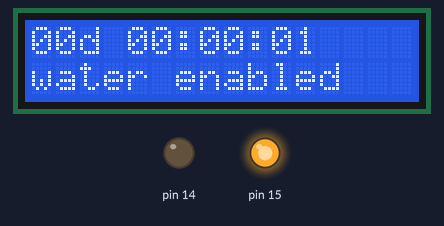
Recording of a sketch running on a simulated Arduino Uno, built with avr-gcc and run on an emulated ATmega328P. Parts: 16×2 character LCD, output pins drawn as LEDs (lit = HIGH).

Above: at 1.1 s.
At 10.3 s:
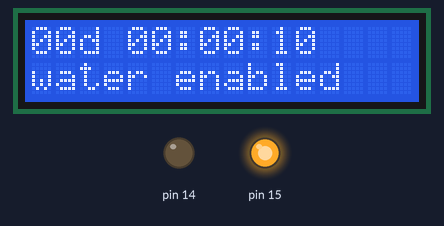
At 19.4 s:
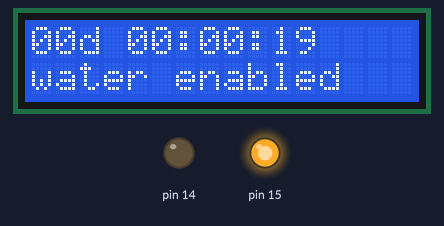
At 38.6 s:
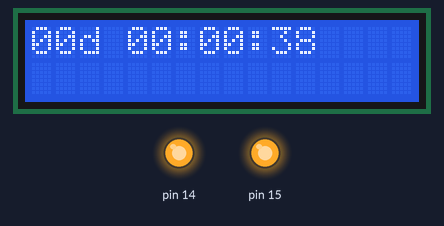
Timing chart, 0 to 40.0 s (numbered marks = the images above):
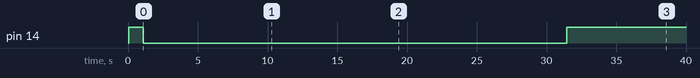

Measured:
- by itself, pin 14: HIGH → LOW at 1.1 s, → HIGH 30.4 s later
- what the display in image 0 shows lasts 1.0 s, from 1.1 s to 2.1 s

The sketch:

uno_control.ino
```cpp
#include <Wire.h>
#include <LiquidCrystal_I2C.h>

LiquidCrystal_I2C LCD(0x27, 16, 2);

void setup() {
  LCD.init();
  LCD.backlight();

  LCD.noDisplay();

  LCD.display();

  pinMode(PIN_A0, OUTPUT);
  pinMode(PIN_A1, OUTPUT);

  digitalWrite(PIN_A0, HIGH);
  digitalWrite(PIN_A1, HIGH);
}

void loop() {
  delay(1000);
  tick();
}

uint32_t disableWaterAt = 0;
void enableWater(uint8_t duration) {
  if (disableWaterAt != 0) {
    return;
  }
  digitalWrite(PIN_A0, LOW);
  disableWaterAt = millis() + ((uint32_t)duration) * 1000;
  LCD.setCursor(0, 1);
  LCD.print("water enabled");
}

void disableWater() {
  if (disableWaterAt == 0) {
    return;
  }
  if (millis() > disableWaterAt) {
    digitalWrite(PIN_A0, HIGH);
    disableWaterAt = 0;
    LCD.clear();
    printTime();
  }
}


void tick() {
  printTime();
  processWater();
}

void processWater() {

  uint32_t seconds_in_minute = 60;
  uint32_t seconds_in_hour = seconds_in_minute * 60;
  uint32_t runWaterEverySeconds = seconds_in_minute * 20;
  uint32_t runWaterDuration = 30;
  uint32_t runWaterThreshold = 5;
  if (((millis() / 1000)) % runWaterEverySeconds <= runWaterThreshold) {
    enableWater(runWaterDuration);
  }

  disableWater();
}

void printTime() {
  uint32_t seconds = (millis() / 1000);
  uint8_t vseconds = seconds % 60;

  uint32_t minutes = seconds / 60;
  uint8_t vminutes = minutes % 60;

  uint32_t hours = minutes / 60;
  uint8_t vhours = hours % 24;

  uint8_t days = hours / 24;
  char line[17];
  sprintf(line, "%02dd %02d:%02d:%02d", days, vhours, vminutes, vseconds);
  LCD.setCursor(0, 0);
  LCD.print(line);
}
```
